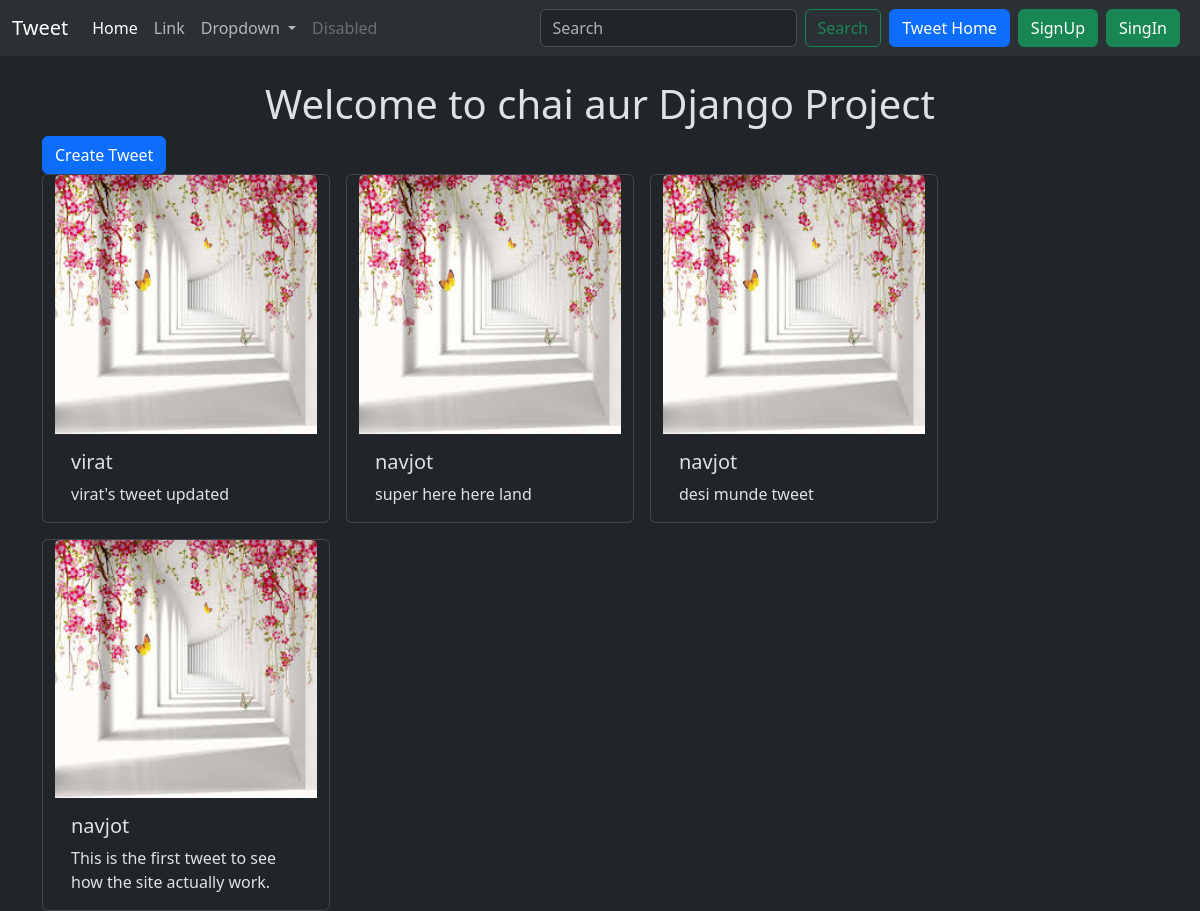
Screenshot of /tweet/ with the database file from the repository.
### tweet/models.py (models this page shows, shortened)
class Tweet(models.Model):
    user = models.ForeignKey(User, on_delete=models.CASCADE)
    text = models.TextField(max_length=250)
    photo = models.ImageField(upload_to='thumbnail/', blank=True, null=True)
    createdAt = models.DateTimeField(auto_now_add=True)
    updatedAt = models.DateTimeField(auto_now_add=True)

### tweet/views.py (the view)
# urls.py: path('', views.Tweet_list , name='tweet_list'),
def Tweet_list(req):
    tweets = Tweet.objects.all().order_by('-createdAt')
    return render(req , 'tweet_list.html' , {'tweets':tweets})

### tweet/templates/tweet_list.html (shortened to what this page needs)
{% extends "layout.html" %}
{% block content %}
<h1 class="text-center mt-4 ">Welcome to chai aur Django Project</h1>
<a class="btn btn-primary" href="{% url 'tweet_create' %}">Create Tweet</a>
<div class="container row gap-3">
    {% for tweet in tweets %}
    <div class="card" style="width: 18rem;">
        <img src="{{tweet.photo.url}}" class="card-img-top" alt="...">
        <div class="card-body">
          <h5 class="card-title">{{tweet.user.username}}</h5>
          <p class="card-text">{{tweet.text}}</p>
        </div>
      </div>
    {% endfor %}
</div>
{% endblock %}

### templates/layout.html (shortened to what this page needs)
{% load static %}
<!DOCTYPE html>
<html lang="en" data-bs-theme="dark">
  <head>
    <link href="https://cdn.jsdelivr.net/npm/bootstrap@5.3.3/dist/css/bootstrap.min.css" rel="stylesheet">
  </head>
  <body>
    <nav class="navbar navbar-expand-lg bg-body-tertiary">
      <div class="container-fluid">
        <a class="navbar-brand" href="#">Tweet</a>
        <div class="collapse navbar-collapse" id="navbarSupportedContent">
          <ul class="navbar-nav me-auto mb-2 mb-lg-0">
            <li class="nav-item">
              <a class="nav-link active" aria-current="page" href="#">Home</a>
            </li>
            <li class="nav-item">
              <a class="nav-link" href="#">Link</a>
            </li>
            <li class="nav-item dropdown">
              <a class="nav-link dropdown-toggle" href="#" role="button" data-bs-toggle="dropdown" aria-expanded="false">
                Dropdown
              </a>
            </li>
            <li class="nav-item">
              <a class="nav-link disabled" aria-disabled="true">Disabled</a>
            </li>
          </ul>
          <form class="d-flex" role="search">
            <input class="form-control me-2" type="search" placeholder="Search" aria-label="Search">
            <button class="btn btn-outline-success" type="submit">Search</button>
          </form>
          <a href="{% url 'tweet_list' %}" class="btn btn-primary mx-2">Tweet Home</a>
          {% if user.is_authenticated %}
          <form action="{% url "logout" %}" method="post">
            {% csrf_token %}
            <button type="submit" class="btn btn-danger">Logout</button>
          </form>
          {% else %}
          <form action="{% url "register" %}" method="post">
            <button type="submit" class="btn btn-success">SignUp</button>
          </form>
          <form action="{% url "login" %}" method="post" class="mx-2">
            <button type="submit" class="btn btn-success ">SingIn</button>
          </form>
          {% endif %}
        </div>
      </div>
    </nav>
    <div class="container">
      {% block content %}
      {% endblock %}
    </div>
  </body>
</html>

### rows the page displays
Tweet: photo (picture), user.username "virat", text "virat's tweet updated"
Tweet: photo (picture), user.username "navjot", text "super here here land"
Tweet: photo (picture), user.username "navjot", text "desi munde tweet"
Tweet: photo (picture), user.username "navjot", text "This is the first tweet to see how the site actually work."
